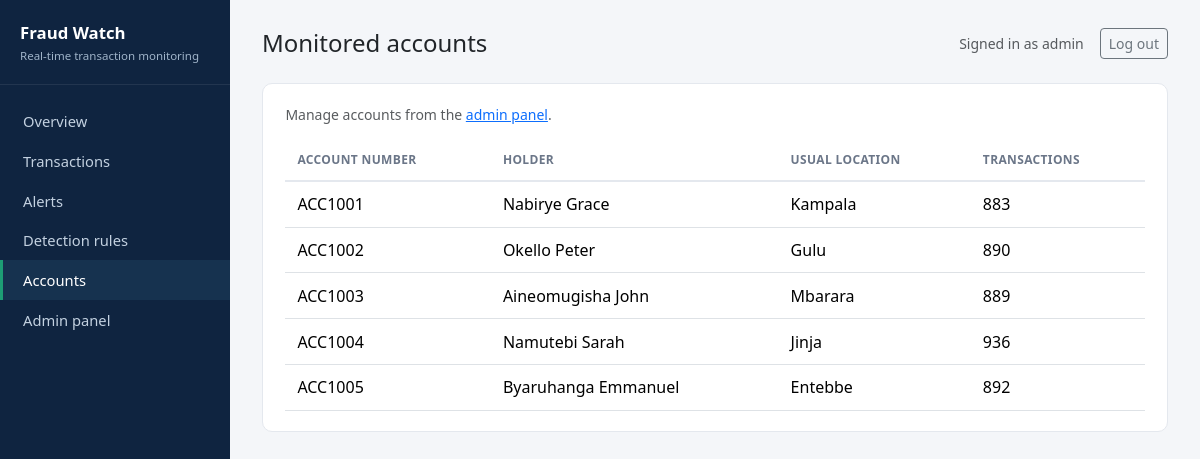
The page /dashboard/accounts/ (signed in) on the database its author committed.
### transactions/models.py (models this page shows, shortened)
class Account(models.Model):
    account_number = models.CharField(max_length=20, unique=True)
    holder_name = models.CharField(max_length=150)
    usual_location = models.CharField(
        max_length=100,
        help_text="Typical city/region this account transacts from, e.g. Kampala",
    )
    created_at = models.DateTimeField(auto_now_add=True)
    class Meta:
        ordering = ["holder_name"]

### dashboard/views.py (the view)
# urls.py: path("accounts/", views.accounts_list, name="accounts_list"),
@login_required
def accounts_list(request):
    accounts = Account.objects.annotate(txn_count=Count("transactions"))
    return render(request, "dashboard/accounts_list.html", {"accounts": accounts})

### templates/dashboard/accounts_list.html (shortened to what this page needs)
{% extends "dashboard/base.html" %}
{% block page_title %}Monitored accounts{% endblock %}
{% block content %}
<div class="card-panel">
    <p class="text-muted small">Manage accounts from the <a href="/admin/transactions/account/">admin panel</a>.</p>
    <table class="table table-clean mb-0">
        <thead>
            <tr>
                <th>Account number</th>
                <th>Holder</th>
                <th>Usual location</th>
                <th>Transactions</th>
            </tr>
        </thead>
        <tbody>
            {% for account in accounts %}
            <tr>
                <td>{{ account.account_number }}</td>
                <td>{{ account.holder_name }}</td>
                <td>{{ account.usual_location }}</td>
                <td>{{ account.txn_count }}</td>
            </tr>
            {% empty %}
            <tr><td colspan="4" class="text-muted text-center py-4">No accounts yet &mdash; add some from the admin panel.</td></tr>
            {% endfor %}
        </tbody>
    </table>
</div>
{% endblock %}

### templates/dashboard/base.html (shortened to what this page needs)
{% load static %}
<!DOCTYPE html>
<html lang="en">
<head>
    <link href="https://cdn.jsdelivr.net/npm/bootstrap@5.3.3/dist/css/bootstrap.min.css" rel="stylesheet">
    <link href="{% static 'dashboard/css/style.css' %}" rel="stylesheet">
</head>
<body>
<div class="app-shell">
    <nav class="sidebar">
        <div class="brand">
            Fraud Watch
            <small>Real-time transaction monitoring</small>
        </div>
        <a href="{% url 'dashboard:home' %}" class="{% if request.resolver_match.url_name == 'home' %}active{% endif %}">Overview</a>
        <a href="{% url 'dashboard:transaction_list' %}" class="{% if request.resolver_match.url_name == 'transaction_list' or request.resolver_match.url_name == 'transaction_detail' %}active{% endif %}">Transactions</a>
        <a href="{% url 'dashboard:alert_list' %}" class="{% if request.resolver_match.url_name == 'alert_list' %}active{% endif %}">Alerts</a>
        <a href="{% url 'dashboard:rules_list' %}" class="{% if request.resolver_match.url_name == 'rules_list' %}active{% endif %}">Detection rules</a>
        <a href="{% url 'dashboard:accounts_list' %}" class="{% if request.resolver_match.url_name == 'accounts_list' %}active{% endif %}">Accounts</a>
        <a href="/admin/">Admin panel</a>
    </nav>
    <main class="main-content">
        <div class="topbar">
            <h4 class="mb-0">{% block page_title %}Overview{% endblock %}</h4>
            <div class="d-flex align-items-center gap-3">
                {% if user.is_authenticated %}
                    <span class="text-muted small">Signed in as {{ user.username }}</span>
                    <form method="post" action="{% url 'logout' %}" class="d-inline">
                        <button class="btn btn-sm btn-outline-secondary" type="submit">Log out</button>
                    </form>
                {% endif %}
            </div>
        </div>
        {% block content %}{% endblock %}
    </main>
</div>
</body>
</html>

### static/dashboard/css/style.css (style rules this page uses)
:root { --pimis-navy: #0f2440; --pimis-navy-light: #16324f; --pimis-accent: #1d9e75; --pimis-red: #d63b3b; --pimis-amber: #ba7517; --pimis-bg: #f4f6f9; }
body { background: var(--pimis-bg); }
.app-shell { display: flex; min-height: 100vh; }
.sidebar { width: 230px; background: var(--pimis-navy); color: #d9e2ec; flex-shrink: 0; padding: 1.25rem 0; }
.sidebar .brand { font-weight: 600; font-size: 1.05rem; color: #fff; padding: 0 1.25rem 1.25rem; border-bottom: 1px solid rgba(255,255,255,0.08); margin-bottom: 1rem; }
.sidebar .brand small { display: block; font-weight: 400; color: #9fb3c8; font-size: 0.72rem; margin-top: 2px; }
.sidebar a { display: flex; align-items: center; gap: 0.6rem; color: #c3d1e0; text-decoration: none; padding: 0.55rem 1.25rem; font-size: 0.92rem; border-left: 3px solid transparent; }
.sidebar a.active { background: var(--pimis-navy-light); color: #fff; border-left-color: var(--pimis-accent); }
.main-content { flex: 1; padding: 1.75rem 2rem; }
.topbar { display: flex; justify-content: space-between; align-items: center; margin-bottom: 1.5rem; }
.card-panel { background: #fff; border-radius: 10px; border: 1px solid #e4e8ee; padding: 1.25rem 1.4rem; }
.table-clean thead th { font-size: 0.75rem; text-transform: uppercase; letter-spacing: 0.03em; color: #6b7688; border-bottom: 2px solid #e4e8ee; }
.table-clean td, .table-clean th { vertical-align: middle; padding: 0.65rem 0.75rem; }

### rows shown on the page
Account: account_number "ACC1001", holder_name "Nabirye Grace", usual_location "Kampala", txn_count "883"
Account: account_number "ACC1002", holder_name "Okello Peter", usual_location "Gulu", txn_count "890"
Account: account_number "ACC1003", holder_name "Aineomugisha John", usual_location "Mbarara", txn_count "889"
Account: account_number "ACC1004", holder_name "Namutebi Sarah", usual_location "Jinja", txn_count "936"
Account: account_number "ACC1005", holder_name "Byaruhanga Emmanuel", usual_location "Entebbe", txn_count "892"

### other values the page prints
{{ user.username }} "admin"
